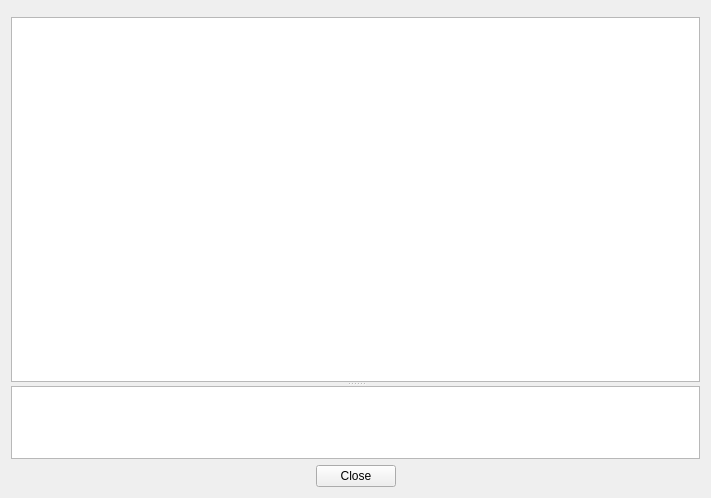
<?xml version="1.0" encoding="UTF-8"?>
<ui version="4.0">
 <class>HeaderDialog</class>
 <widget class="QDialog" name="HeaderDialog">
  <property name="geometry">
   <rect>
    <x>0</x>
    <y>0</y>
    <width>711</width>
    <height>498</height>
   </rect>
  </property>
  <property name="windowTitle">
   <string>Dialog</string>
  </property>
  <layout class="QVBoxLayout" name="verticalLayout">
   <item>
    <widget class="NavigationWidget" name="navigationWidget" native="true"/>
   </item>
   <item>
    <widget class="QSplitter" name="splitter">
     <property name="orientation">
      <enum>Qt::Vertical</enum>
     </property>
     <widget class="QTableView" name="tableView">
      <property name="sizePolicy">
       <sizepolicy hsizetype="Expanding" vsizetype="Expanding">
        <horstretch>0</horstretch>
        <verstretch>5</verstretch>
       </sizepolicy>
      </property>
      <property name="alternatingRowColors">
       <bool>true</bool>
      </property>
      <property name="selectionMode">
       <enum>QAbstractItemView::SingleSelection</enum>
      </property>
      <property name="selectionBehavior">
       <enum>QAbstractItemView::SelectRows</enum>
      </property>
      <property name="sortingEnabled">
       <bool>true</bool>
      </property>
      <attribute name="horizontalHeaderStretchLastSection">
       <bool>true</bool>
      </attribute>
     </widget>
     <widget class="QTextEdit" name="textEdit">
      <property name="sizePolicy">
       <sizepolicy hsizetype="Expanding" vsizetype="Preferred">
        <horstretch>0</horstretch>
        <verstretch>1</verstretch>
       </sizepolicy>
      </property>
     </widget>
    </widget>
   </item>
   <item>
    <layout class="QHBoxLayout" name="horizontalLayout">
     <item>
      <spacer name="horizontalSpacer">
       <property name="orientation">
        <enum>Qt::Horizontal</enum>
       </property>
       <property name="sizeHint" stdset="0">
        <size>
         <width>40</width>
         <height>20</height>
        </size>
       </property>
      </spacer>
     </item>
     <item>
      <widget class="QPushButton" name="pbClose">
       <property name="text">
        <string>Close</string>
       </property>
       <property name="autoDefault">
        <bool>false</bool>
       </property>
       <property name="default">
        <bool>false</bool>
       </property>
      </widget>
     </item>
     <item>
      <spacer name="horizontalSpacer_2">
       <property name="orientation">
        <enum>Qt::Horizontal</enum>
       </property>
       <property name="sizeHint" stdset="0">
        <size>
         <width>40</width>
         <height>20</height>
        </size>
       </property>
      </spacer>
     </item>
    </layout>
   </item>
  </layout>
 </widget>
 <customwidgets>
  <customwidget>
   <class>NavigationWidget</class>
   <extends>QWidget</extends>
   <header location="global">navigationwidget.h</header>
   <container>1</container>
  </customwidget>
 </customwidgets>
 <resources/>
 <connections>
  <connection>
   <sender>pbClose</sender>
   <signal>clicked()</signal>
   <receiver>HeaderDialog</receiver>
   <slot>close()</slot>
   <hints>
    <hint type="sourcelabel">
     <x>167</x>
     <y>555</y>
    </hint>
    <hint type="destinationlabel">
     <x>225</x>
     <y>304</y>
    </hint>
   </hints>
  </connection>
 </connections>
</ui>
